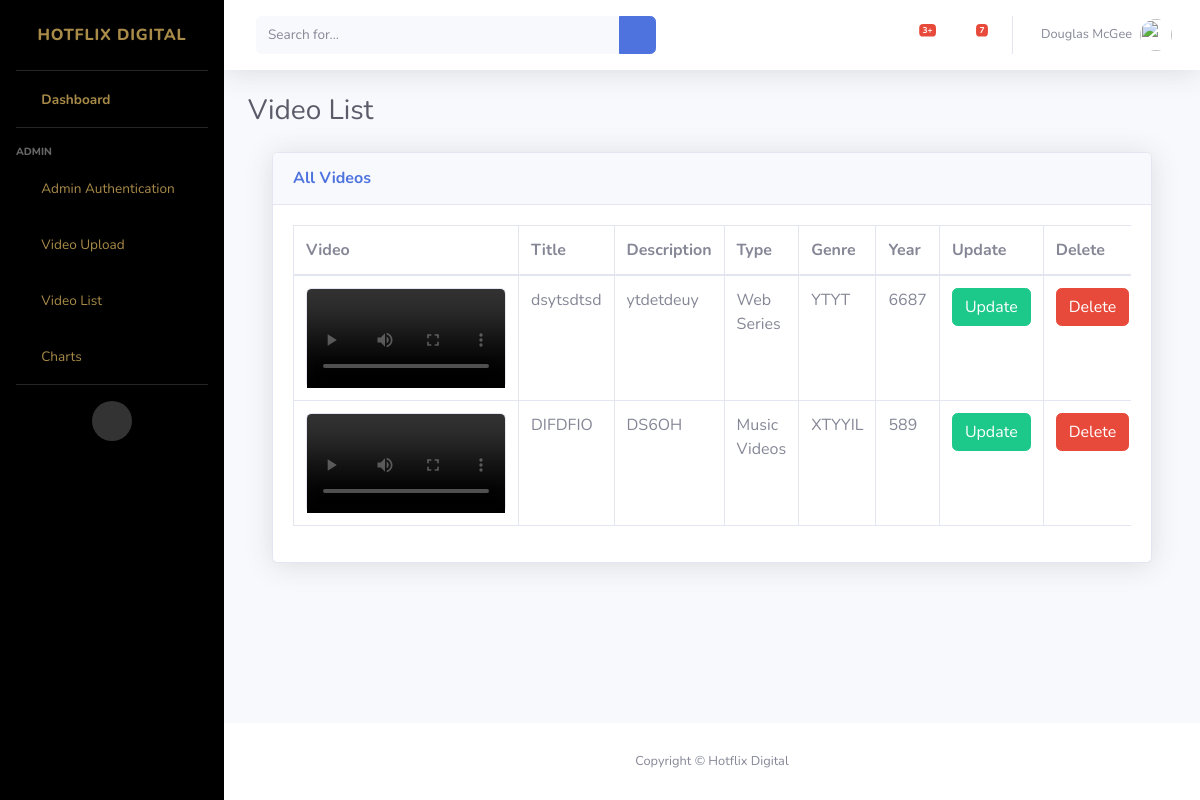
The page /videoList on the database as committed earlier.
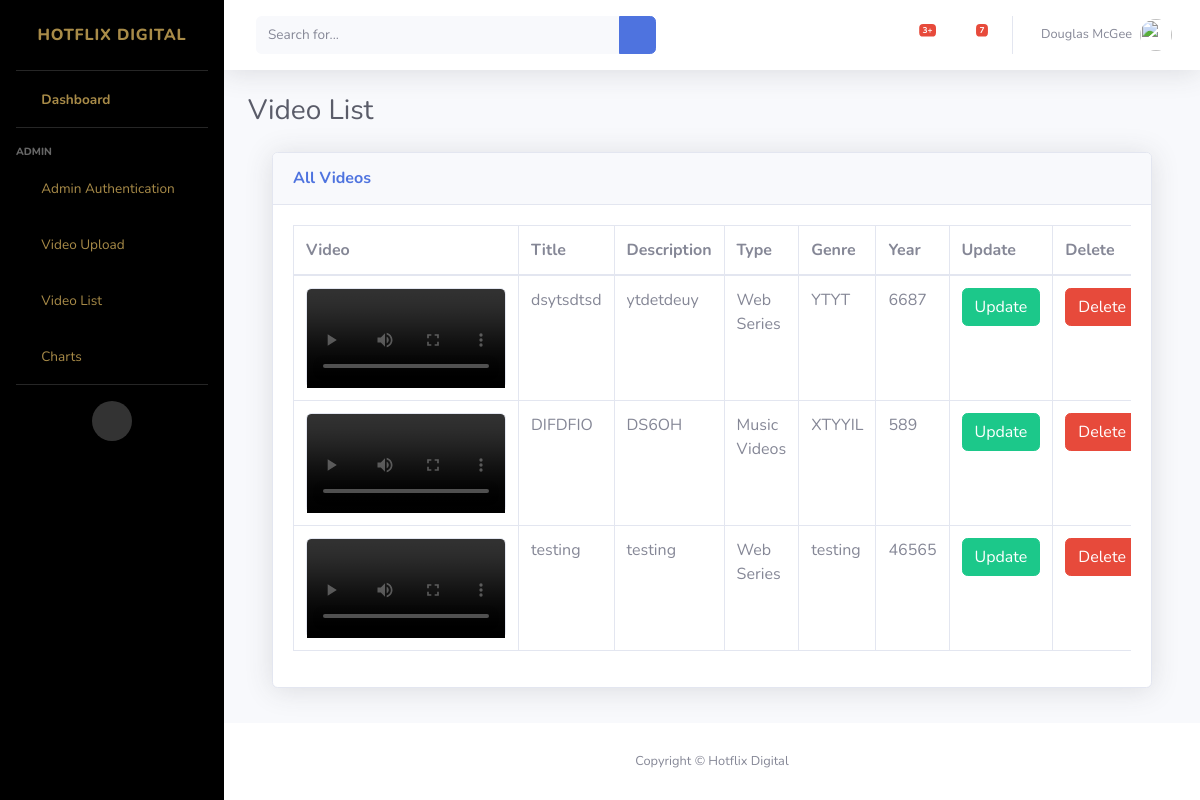
The same page on the database as committed later.
### adminpannel/models.py (models this page shows)
class VideosDetails(models.Model):
    class VIDEOS(models.TextChoices):
        MusicVideos = 'Music Videos'
        WebSeries = 'Web Series'
        Movies = 'Movies'
        Trailers = 'Trailers'
        Kids = 'Kids'
        Devotional = 'Devotional'
    image = models.ImageField(upload_to ='image/')
    titleImage = models.ImageField(upload_to ='titleImage/')
    thumbnailImage = models.ImageField(upload_to ='thumbnailImage/')
    title = models.CharField(max_length=100)
    description = models.CharField(max_length=2000)
    year = models.IntegerField(null=True)
    genre = models.CharField(null=True, max_length=100)
    type = models.CharField(
        max_length=12,
        choices=VIDEOS.choices,
        default=VIDEOS.MusicVideos,
    )
    trailer = models.FileField(upload_to='tailers/', null=True, verbose_name="Trailer")
    video = models.FileField(upload_to='videos/%y', null=True, verbose_name="Video")

### adminpannel/views.py (the view)
# urls.py: path('videoList', views.videoList, name='videoList'),
def videoList(request):
    all_videos_data = VideosDetails.objects.all()
    return render(request,'videolist.html',{'all':all_videos_data})

### adminpannel/templates/videolist.html (shortened to what this page needs)
{% extends 'dashboardBase.html' %}
{% load static %}
{% block content %}
<div class="container-fluid">
    <div class="d-sm-flex align-items-center justify-content-between mb-4">
        <h1 class="h3 mb-0 text-gray-800">Video List</h1>
    </div>
    <div class="container-fluid">
        <div class="card shadow mb-4">
            <div class="card-header py-3">
                <h6 class="m-0 font-weight-bold text-primary">All Videos</h6>
            </div>
            <div class="card-body">
                <div class="table-responsive">
                    <table class="table table-bordered" id="dataTable" width="100%" cellspacing="0">
                        <thead>
                            <tr>
                                <th>Video</th>
                                <th>Title</th>
                                <th>Description</th>
                                <th>Type</th>
                                <th>Genre</th>
                                <th>Year</th>
                                <th>Update</th>
                                <th>Delete</th>
                            </tr>
                        </thead>
                        <tbody>
                            {% for x in all %}
                            <tr>
                                <td>
                                    <div class="card" style="width:200px; height: 100px;">
                                        <video class="card-img-top" controls="controls">
                                            <source src="{{x.video.url}}" type="video/mp4" />
                                        </video>
                                    </div>
                                </td>
                                <td>{{x.title}}</td>
                                <td>{{x.description}}</td>
                                <td>{{x.type}}</td>
                                <td>{{x.genre}}</td>
                                <td>{{x.year}}</td>
                                <td><a href="update/{{x.id }}"><button type="button" class="btn btn-success">Update</button></a></td>
                                <td><a href="delete/{{x.id }}"><button type="button" class="btn btn-danger">Delete</button></a></td>
                            </tr>{% endfor %}
                        </tbody>
                    </table>
                </div>
            </div>
        </div>
    </div>
</div>
{% endblock content %}

Rows that differ between the two databases and show on the page:
added VideosDetails: title "testing", description "testing", type "Web Series", genre "testing", year "46565"
